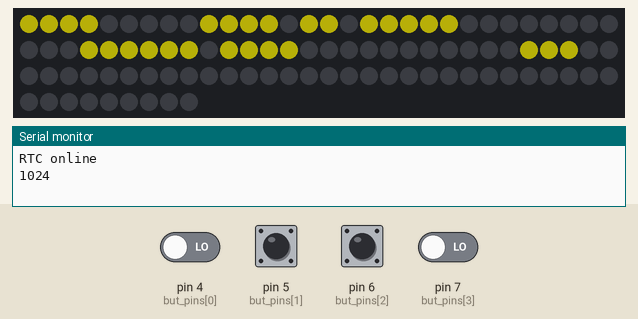
Recording of a sketch running on a simulated Arduino Uno, built with avr-gcc and run on an emulated ATmega328P. Shown: 99 RGB LEDs in strip order, left to right, continuing on the next row, the last lines printed to the serial monitor. The test bench sets the inputs (shaded band); at power-on: pin 4 (but_pins[0]), pin 5 (but_pins[1]), pin 6 (but_pins[2]), pin 7 (but_pins[3]) LOW. Dim RGB values are drawn brighter than linear; the local clock reads 2024-03-15 10:24:30 at power-on unless the sketch sets it; random numbers use the default seed unless the sketch sets one; EEPROM starts erased.

Above: at 3.9 s.
4.0 s: pin 6 (but_pins[2]) pulled HIGH for 0.15 s
At 4.57 s:
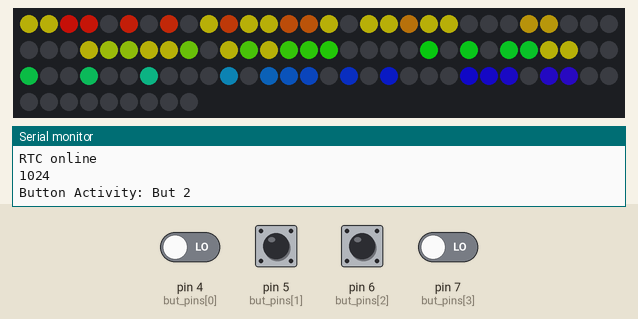
4.7 s: pin 4 (but_pins[0]) driven HIGH and pin 7 (but_pins[3]) driven HIGH
At 7.5 s:
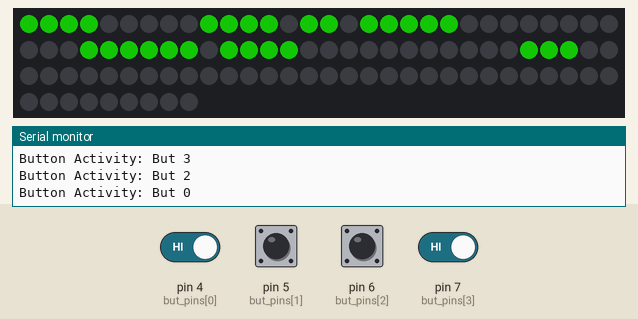
7.7 s: pin 6 (but_pins[2]) pulled HIGH for 1 s
At 9.9 s:
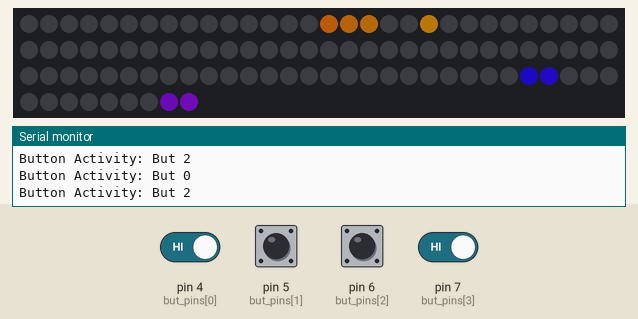
11.1 s: pin 6 (but_pins[2]) pulled HIGH for 0.15 s
At 11.67 s:
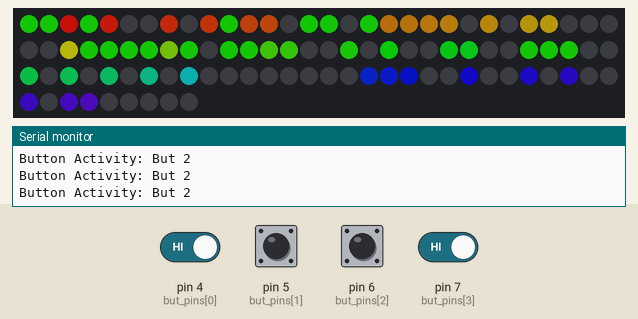
14.5 s: pin 6 (but_pins[2]) pulled HIGH for 0.15 s
At 15.07 s:
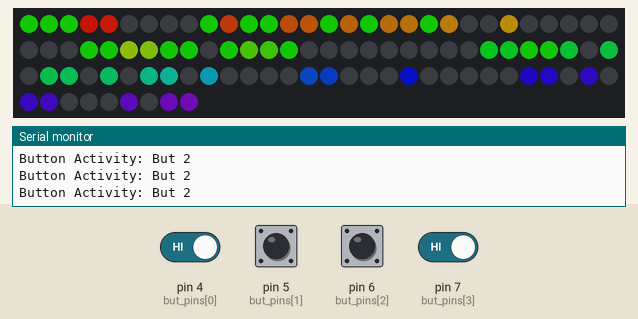
17.9 s: pin 6 (but_pins[2]) pulled HIGH for 1 s
At 18.47 s:
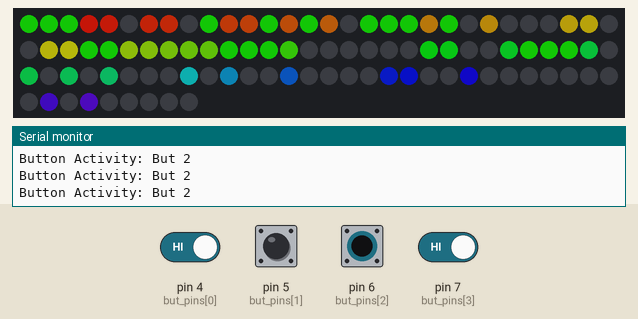
Timing chart, 0 to 20.9 s (numbered marks = the images above; inputs shaded):
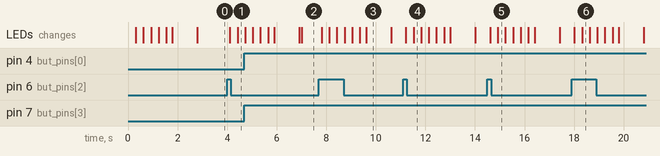

The sketch:

WordClockMaggie_debug2.ino
```cpp
#include <FastLED.h>
#include <EEPROM.h>


#define NUM_LEDS 99
#define DATA_PIN 3
#define COLOR_ORDER GRB
#define LED_TYPE    WS2812B
#define BRIGHTNESS 100
#define ENABLE_RTC

#include "RTClib.h"
RTC_DS3231 rtc;
int minutes_global  = 53;
int hours_global = 9;
unsigned long time_last = 0;
unsigned long last_update = 0;
int update_interval = 100;

// Button items
int but_pins[] = {4, 5, 6, 7};
int state_last[] = {1, 1, 1, 1};
unsigned long state_debounce[] = {0, 0, 0, 0};
int but_state[] = {0, 0, 0, 0};
int debounce_time = 100;
uint8_t color_state = 9;

// States and EEPROM stuff
int eepromAddr = 0;

int R = 100;
int G = 0;
int B = 255;

uint8_t gHue = 255;
uint8_t gSat = 210;
uint8_t gVal = 255;


CRGB leds[NUM_LEDS];

struct Word {
  int row;
  int cols[6];
};

Word Yo     = {0, {0, 1, -1, -1, -1, -1}};
Word Mags   = {0, {3, 4, 5, 6, -1, -1}};
Word Dude   = {0, {7, 8, 9, 10, -1, -1}};
Word It     = {1, {0, 1, -1, -1, -1, -1}};
Word Is     = {1, {3, 4, -1, -1, -1, -1}};
Word About  = {1, {6, 7, 8, 9, 10, -1}};
Word Half   = {2, {0, 1, 2, 3, -1, -1}};
Word TenTo  = {2, {4, 5, 6, -1, -1, -1}};
Word To     = {2, {9, 10, -1, -1, -1, -1}};
Word Twenty = {3, {0, 1, 2, 3, 4, 5}};
Word Past   = {3, {7, 8, 9, 10, -1, -1}};
Word Eleven = {4, {0, 1, 2, 3, 4, 5}};
Word Four   = {4, {7, 8, 9, 10, -1, -1}};
Word Ten    = {5, {0, 1, 2, -1, -1, -1}};
Word Six    = {5, {3, 4, 5, -1, -1, -1}};
Word Seven  = {5, {6, 7, 8, 9, 10, -1}};
Word One    = {6, {0, 1, 2, -1, -1, -1}};
Word Twelve = {6, {4, 5, 6, 7, 8, 9}};
Word Five   = {7, {0, 1, 2, 3, -1, -1}};
Word Two    = {7, {4, 5, 6, -1, -1, -1}};
Word Nine   = {7, {7, 8, 9, 10, -1, -1}};
Word Three  = {8, {2, 3, 4, 5, 6, -1}};
Word Eight  = {8, {6, 7, 8, 9, 10, -1}};
Word Sea    = {1, {4, 5, 6, -1, -1, -1}};
Word U      = {1, {9, -1, -1, -1, -1, -1}};
Word In     = {7, {8, 9, -1, -1, -1, -1}};
Word LA     = {8, {0, 1, -1, -1, -1, -1}};

int secret_sequence[8] = {15, 16, 17, 20, 85, 86, 98, 97}; // hard-coded secret sequence, these are LED-positions

Word secret_words[4] = {Sea, U, In, LA};
Word hour_words[12] = {Twelve, One, Two, Three, Four, Five, Six, Seven, Eight, Nine, Ten, Eleven};
Word all_words[23] = {Yo, Mags, Dude, It, Is, About, Half, TenTo, To, Twenty, Past, Eleven,
            Four, Ten, Six, Seven, One, Twelve, Five, Two, Nine, Three, Eight};

int Test[] = {0, 1, 2, 3, 9, 10, 11, 12, 14, 15, 17, 18, 19, 20, 21, 26, 27, 28};

int letters[9][11] = {{11, 10, 9, 8, 7, 6, 5, 4, 3, 2, 1},
                      {12, 13, 14, 15, 16, 17, 18, 19, 20, 21, 22},
                      {23, 24, 25, 26, 27, 28, 29, 30, 31, 32, 33},
                      {34, 35, 36, 37, 38, 39, 40, 41, 42, 43, 44},
                      {55, 54, 53, 52, 51, 50, 49, 48, 47, 46, 45},
                      {56, 57, 58, 59, 60, 61, 62, 63, 64, 65, 66},
                      {77, 76, 75, 74, 73, 72, 71, 70, 69, 68, 67},
                      {78, 79, 80, 81, 82, 83, 84, 85, 86, 87, 88},
                      {99, 98, 97, 96, 95, 94, 93, 92, 91, 90, 89}};

void setup() {
  // Button setup
  pinMode(but_pins[0], INPUT);
  pinMode(but_pins[1], INPUT);
  pinMode(but_pins[2], INPUT);
  pinMode(but_pins[3], INPUT);

  // Get EEPROM data saved
  color_state = getColorState();

  // LED setup
  FastLED.addLeds<WS2812B, DATA_PIN, COLOR_ORDER>(leds, NUM_LEDS);
  //FastLED.addLeds<LED_TYPE,DATA_PIN,COLOR_ORDER>(leds, NUM_LEDS).setCorrection(TypicalLEDStrip);
  // set master brightness control
  FastLED.setBrightness(BRIGHTNESS);
  for (int i = 0; i < 9; i++) {
    for (int j = 0; j < 11; j++) {
      letters[i][j] = letters[i][j] - 1; // Set to 0-indexing
    }
  }

  turnOffAll();
  stripeDownRainbow();
  stripeDownRainbowOff();
  delay(1000);

  //testAll();

  Serial.begin(9600);

  updateTime();
  time_last = millis();

}

void loop() {
  //testAll();
  /*
  for (int i = 0; i < 23; i++) {
    turnOn(all_words[i]);
    FastLED.show();
    delay(100);
    turnOff(all_words[i]);

  }
  */
  checkButtons();

  if ((millis() - time_last) > 10*60000) {
    updateTime();
    time_last = millis();
  }

  if ((millis() - last_update) > update_interval) {
    setColor(color_state);
    displayTime();
    last_update = millis();
  }

}

// function that parses the RTC clock time, and outputs it correctly to the display

void updateTime() {
  DateTime now = getRTCTime();
  int minutes = now.minute();
  int hours   = now.hour() % 12; // if time is 12 or 24 --> 0, 0 == 12

  minutes_global = minutes;
  hours_global = hours;

  Serial.print(hours);
  Serial.println(minutes);
}

void displayTime() {
  int minutes = minutes_global;
  int hours   = hours_global;
  Word first_word;
  Word second_word;
  bool b_about = true;
  bool b_past  = true;
  bool b_first_word = true;

  if (minutes >= 55) {
    b_first_word = false;
  } else if (minutes >= 45) {
    first_word = TenTo;
  } else if (minutes >= 35) {
    first_word = Twenty;
  } else if (minutes >= 25) {
    first_word = Half;
  } else if (minutes >= 15) {
    first_word = Twenty;
  } else if (minutes >= 5) {
    first_word = TenTo;
  } else {
    b_first_word = false;
  }

  if (minutes >= 35) {
    b_past = false;
    second_word = hour_words[(hours+1) % 12]; // to the next hour
  } else {
    second_word = hour_words[hours]; // past the current hour
  }

  // Now turn on the appropriate LEDS
  turnOffAll();
  turnOn(Yo);
  turnOn(Dude);
  turnOn(It);
  turnOn(Is);
  if ((b_past) & (b_first_word)) {
    turnOn(Past);
  } else if ((!b_past) & (b_first_word)) {
    turnOn(To);
  }
  if ((minutes % 10) != 0) {
    turnOn(About);
  }
  if (b_first_word) {
    turnOn(first_word);
  }

  turnOn(second_word);
  FastLED.show();
}

DateTime getRTCTime() {
  if (! rtc.begin()) {
    Serial.println("Couldn't find RTC");
    return false;
  } else {
    Serial.println("RTC online");
    DateTime now = rtc.now();
    // Line below is necessary to prevent issues between i2c and FastLED interrupts(?)
    TWCR = 0; // reset TwoWire Control Register to default, inactive state
    return now;
  }

}

void turnOn(Word this_word) {
  for (int j = 0; j < 6; j++) {
    if (this_word.cols[j] == -1) {
      return;
    }
    leds[letters[this_word.row][this_word.cols[j]]] = CHSV( gHue, gSat, gVal);
  }
}

void turnOff(Word this_word) {
  for (int j = 0; j < 6; j++) {
    if (this_word.cols[j] == -1) {
      return;
    }
    leds[letters[this_word.row][this_word.cols[j]]] = CRGB(0, 0, 0);
  }
}

void turnOffAll() {
  fill_solid( leds, NUM_LEDS, CRGB(0,0,0));
  //FastLED.show();
}

void changeColor() {

}

void testAll() {
  for (int i = 0; i < 9; i++) {
    for (int j = 0; j < 11; j++) {
      leds[letters[i][j]] = CRGB(R, G, B);
      FastLED.show();
      delay(20);
      leds[letters[i][j]] = CRGB(0, 0, 0);

    }
  }
}


// designs
void stripeDownRainbow() {
  uint8_t hue = 0;
  uint8_t dHue = 255 / NUM_LEDS;

  for (int j = 0; j < 11; j++) {
    for(int i = 0; i < 9; i++) {
      hue += dHue;
      leds[letters[i][j]] = CHSV(hue, 200, 255);
      FastLED.show();
      delay(5);
    }
  }
}

void stripeDownRainbowOff() {
  for (int j = 0; j < 11; j++) {
    for(int i = 0; i < 9; i++) {
      leds[letters[i][j]] = CHSV(0, 0, 0);
      FastLED.show();
      delay(5);
    }
  }
}

void turnAllOnAtRandom() {
  uint8_t sequence[NUM_LEDS];
  for (int i = 0; i < NUM_LEDS; i++) {
    sequence[i] = i;
  }

  //shuffle the sequence
  for (int i = 0; i < NUM_LEDS; i++) {
    int n = random(0, NUM_LEDS);
    int temp = sequence[n];
    sequence[n] = sequence[i]; // swap i and n
    sequence[i] = temp;
  }

  uint8_t dHue = 255 / NUM_LEDS;

  for (int i = 0; i < NUM_LEDS; i++) {
    uint8_t hue = dHue * sequence[i];
    leds[sequence[i]] = CHSV(hue, 200, 255);
    FastLED.show();
    delay(5);
  }
}

void turnAllOffAtRandom() {
  uint8_t sequence[NUM_LEDS];
  for (int i = 0; i < NUM_LEDS; i++) {
    sequence[i] = i;
  }

  //shuffle the sequence
  for (int i = 0; i < NUM_LEDS; i++) {
    int n = random(0, NUM_LEDS);
    int temp = sequence[n];
    sequence[n] = sequence[i]; // swap i and n
    sequence[i] = temp;
  }

  for (int i = 0; i < NUM_LEDS; i++) {
    if (!checkInSecretSequence(sequence[i])) {
      leds[sequence[i]] = CRGB(0,0,0);
    }
    FastLED.show();
    delay(5);
  }
}

bool checkInSecretSequence(int n) {
  for (int i = 0; i < 8; i++) {
    if (n == secret_sequence[i]) {
      return true;
    }
  }
  return false;
}

void secretMessage() {
  turnOffAll();
  for (int i = 0; i < 4; i++) {
    turnOn(secret_words[i]);
  }
  FastLED.show();
}

void checkButtons() {
  checkButton(0);
  checkButton(1);
  checkButton(2);
  checkButton(3);
}

void checkButton(int n) {
  int state = digitalRead(but_pins[n]);

  if (state != state_last[n]) {
    state_debounce[n] = millis();
  }

  if ((millis() - state_debounce[n]) > debounce_time) {
    if (state != but_state[n]) {
      but_state[n] = state;
      Serial.print("Button Activity: But ");
      Serial.println(n);
      if (state == HIGH) {
        if (n < 2) {
          set_time(n);
        }
        if (n == 2) {
          turnAllOnAtRandom(); //blocking
          turnAllOffAtRandom(); // also blocking
          delay(1000);
        }
        if (n == 3) {
          changeColorState();
        }
      }
    }
  }
  state_last[n] = state;
}

// Cycle through color states
void changeColorState() {
  color_state = (color_state + 1) % 11;
  setColor(color_state);

  // write color state to eeprom
  EEPROM.write(eepromAddr, color_state); // 1 byte
}


uint8_t getColorState() {
  uint8_t state =  EEPROM.read(eepromAddr);
  return (state % 11);
}

// cycle through colors
void setColor(uint8_t color_state) {
  gVal = 255;
  gSat = 210;

  if (color_state == 10) {
    gHue = (gHue+1) % 255;
  }

  if (color_state <= 8) {
    gHue = 31 * color_state;
  }

  if (color_state == 9) {
    gHue = 0;
    gSat = 0;
    gVal = 255;
  }
}

void set_time(int n) {
  int del = (n == 1 ? 1 : -1);
  minutes_global += del * (5); // resolution of 5 minutes.
  if (minutes_global >=60) {
    minutes_global = 0;
    hours_global += 1;
  } else if (minutes_global < 0) {
    minutes_global = 55;
    hours_global -= 1;
  }
  hours_global = hours_global % 12;
}
```

Measured:
- after the input at 4.0 s, the LEDs: first change after 0.11 s (image 1 shows a later state)
- after the input at 7.7 s, the LEDs: first change after 0.11 s (image 3 shows a later state)
- after the input at 11.1 s, the LEDs: first change after 0.12 s (image 4 shows a later state)
- after the input at 14.5 s, the LEDs: first change after 0.11 s (image 5 shows a later state)
- after the input at 17.9 s, the LEDs: first change after 0.11 s (image 6 shows a later state)
- what the display in image 3 shows lasts 1.0 s, from 9.6 s to 10.6 s
